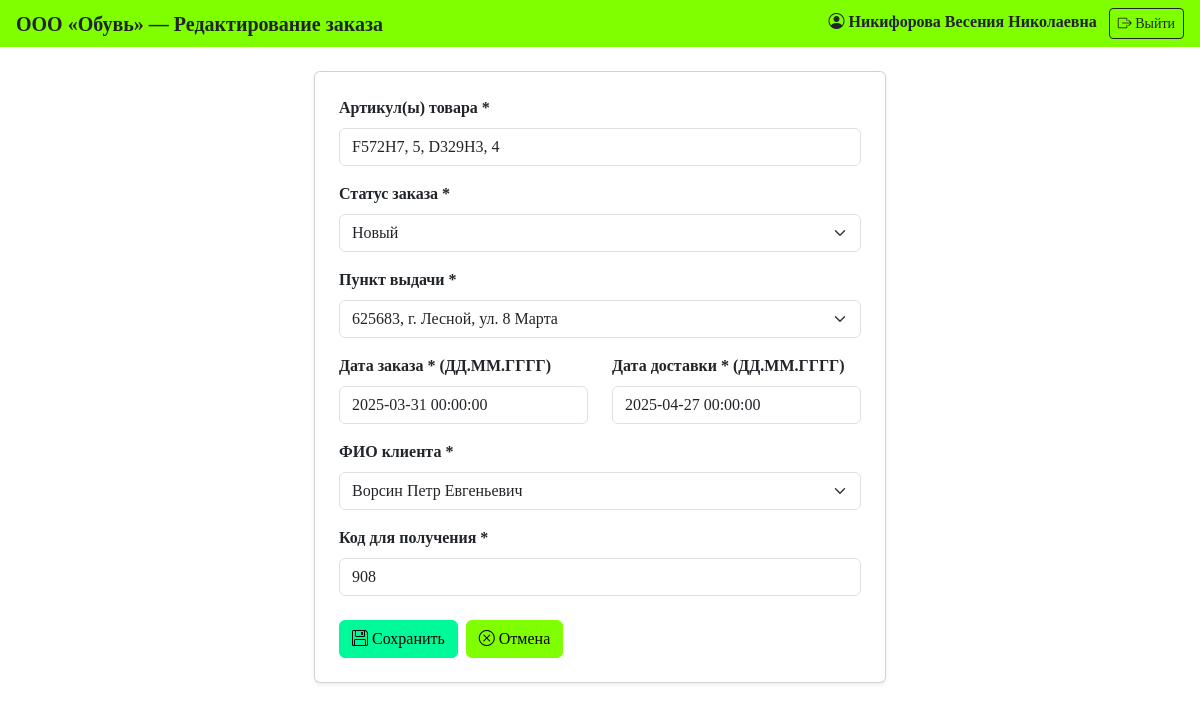
Page /orders/edit/8 (signed in) on the committed database.
### tables this page shows
CREATE TABLE "order" (
            order_id        INTEGER PRIMARY KEY AUTOINCREMENT,
            articles        TEXT NOT NULL,
            order_date      TEXT NOT NULL,
            delivery_date   TEXT NOT NULL,
            pickup_point_id INTEGER NOT NULL REFERENCES pickup_point(pickup_point_id),
            user_id         INTEGER NOT NULL REFERENCES user(user_id),
            pickup_code     TEXT NOT NULL,
            status          TEXT NOT NULL DEFAULT 'Новый'
        );

CREATE TABLE pickup_point (
            pickup_point_id INTEGER PRIMARY KEY AUTOINCREMENT,
            address         TEXT NOT NULL UNIQUE
        );

### app.py (the view, shortened to what this page needs)
@app.route("/orders/edit/<int:order_id>", methods=["GET", "POST"])
def order_edit(order_id):
    check = require_role("Администратор")
    if check:
        return check
    order = get_order_by_id(order_id)
    if not order:
        flash("Заказ не найден.", "danger")
        return redirect(url_for("orders"))
    return render_template(
        "order_form.html",
        order=order,
        pickup_points=get_pickup_points(),
        clients=get_clients()
    )

### app.py (called while the page is built)
def require_role(*roles):
    if "role" not in session:
        return redirect(url_for("login"))
    if session["role"] not in roles:
        flash("Недостаточно прав доступа.", "danger")
        return redirect(url_for("products"))
    return None

### database.py (called while the page is built)
def get_connection():
    conn = sqlite3.connect(DB_PATH)
    conn.row_factory = sqlite3.Row
    conn.execute("PRAGMA foreign_keys = ON")
    return conn

def get_order_by_id(order_id):
    conn = get_connection()
    cursor = conn.cursor()
    cursor.execute('SELECT * FROM "order" WHERE order_id = ?', (order_id,))
    order = cursor.fetchone()
    conn.close()
    return order

def get_pickup_points():
    conn = get_connection()
    cursor = conn.cursor()
    cursor.execute("SELECT * FROM pickup_point ORDER BY address")
    pickup_points = cursor.fetchall()
    conn.close()
    return pickup_points

def get_clients():
    conn = get_connection()
    cursor = conn.cursor()
    cursor.execute("""
        SELECT u.user_id, u.full_name
        FROM user u
        JOIN role r ON u.role_id = r.role_id
        WHERE r.role_name = 'Авторизированный клиент'
        ORDER BY u.full_name
    """)
    clients = cursor.fetchall()
    conn.close()
    return clients

### templates/order_form.html (shortened to what this page needs)
{% extends "base.html" %}
{% block page_title %}{{ 'Редактирование заказа' if order else 'Добавление заказа' }}{% endblock %}
{% block content %}
<div class="row justify-content-center">
<div class="col-md-6">
<div class="card shadow-sm">
<div class="card-body p-4">
<form method="POST">
  <div class="mb-3">
    <label class="form-label fw-bold">Артикул(ы) товара *</label>
    <input type="text" name="articles" class="form-control"
           value="{{ order.articles if order else '' }}"
           placeholder="Напр.: A112T4, 2, F635R4, 2" required>
  </div>
  <div class="mb-3">
    <label class="form-label fw-bold">Статус заказа *</label>
    <select name="status" class="form-select" required>
      {% for s in ['Новый', 'Завершен', 'Отменен'] %}
      <option value="{{ s }}"
          {% if order and order.status == s %}selected{% endif %}>{{ s }}</option>
      {% endfor %}
    </select>
  </div>
  <div class="mb-3">
    <label class="form-label fw-bold">Пункт выдачи *</label>
    <select name="pickup_point_id" class="form-select" required>
      {% for pp in pickup_points %}
      <option value="{{ pp.pickup_point_id }}"
          {% if order and order.pickup_point_id == pp.pickup_point_id %}selected{% endif %}>
          {{ pp.address }}
      </option>
      {% endfor %}
    </select>
  </div>
  <div class="row">
    <div class="col-md-6 mb-3">
      <label class="form-label fw-bold">Дата заказа * (ДД.ММ.ГГГГ)</label>
      <input type="text" name="order_date" class="form-control"
             value="{{ order.order_date if order else '' }}"
             placeholder="27.02.2025" required>
    </div>
    <div class="col-md-6 mb-3">
      <label class="form-label fw-bold">Дата доставки * (ДД.ММ.ГГГГ)</label>
      <input type="text" name="delivery_date" class="form-control"
             value="{{ order.delivery_date if order else '' }}"
             placeholder="20.04.2025" required>
    </div>
  </div>
  <div class="mb-3">
    <label class="form-label fw-bold">ФИО клиента *</label>
    <select name="user_id" class="form-select" required>
      {% for u in clients %}
      <option value="{{ u.user_id }}"
          {% if order and order.user_id == u.user_id %}selected{% endif %}>
          {{ u.full_name }}
      </option>
      {% endfor %}
    </select>
  </div>
  <div class="mb-4">
    <label class="form-label fw-bold">Код для получения *</label>
    <input type="text" name="pickup_code" class="form-control"
           value="{{ order.pickup_code if order else '' }}" required>
  </div>
  <div class="d-flex gap-2">
    <button type="submit" class="btn btn-accent">
        <i class="bi bi-floppy"></i> Сохранить
    </button>
    <a href="{{ url_for('orders') }}" class="btn btn-secondary-brand">
        <i class="bi bi-x-circle"></i> Отмена
    </a>
  </div>
</form>
</div></div></div></div>
{% endblock %}

### static/style.css (style rules this page uses)
body, .btn, input, select, textarea, th, td { font-family: "Times New Roman", Times, serif !important; }
.btn-accent { background-color: #00FA9A; border-color: #00FA9A; color: #000; }
.btn-secondary-brand { background-color: #7FFF00; border-color: #7FFF00; color: #000; }

### rows in the picture
order: articles "F572H7, 5, D329H3, 4", status "Новый", pickup_point_id "625683, г. Лесной, ул. 8 Марта", order_date "2025-03-31 00:00:00", delivery_date "2025-04-27 00:00:00", pickup_code "908"

### other values in the picture
{{ 'Редактирование заказа' if order else 'Добавление заказа' }} "Редактирование заказа"
{{ session.get('full_name', '') }} "Никифорова Весения Николаевна"
form field user_id "Ворсин Петр Евгеньевич"
